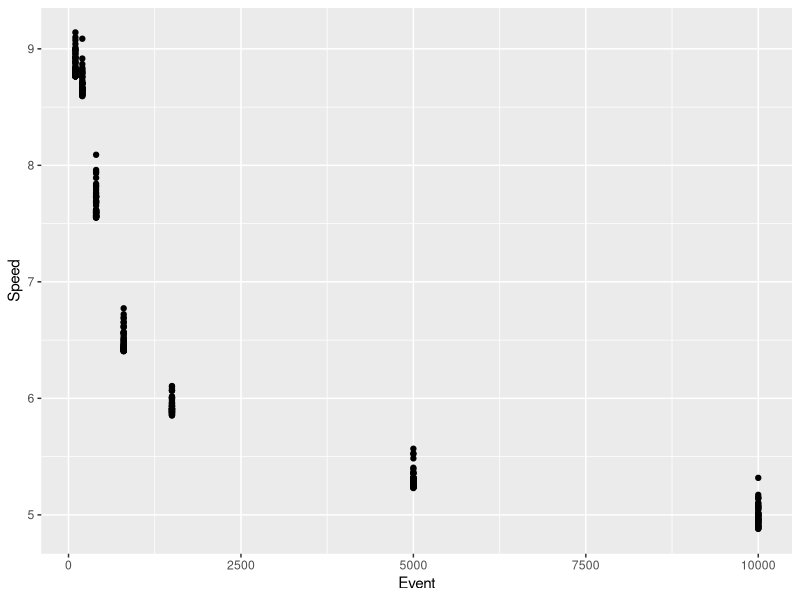

Source code (R):
## ---- chunk 1
library(tidyverse)
library(ggplot2)

track <- read.csv("WomensTrack2025.csv")
## ---- chunk 2
ggplot(track, aes(x = Event, y = Speed)) +
  geom_point()
## ---- chunk 3
logarithmic <- function(x, a, b) { a-b*log(x)}

nls_mod <- nls(Speed ~ logarithmic(Event, a, b),
                data = track,
                start = list(a = 8, b = 0.9))

nls_mod
## ---- chunk 4
power_curve <- function(x, a, b) { a*(x^b) }

nls_mod2 <- nls(Speed ~ power_curve(Event, a, b),
                data = track,
                start = list(a = 15, b = -.1))

nls_mod2
